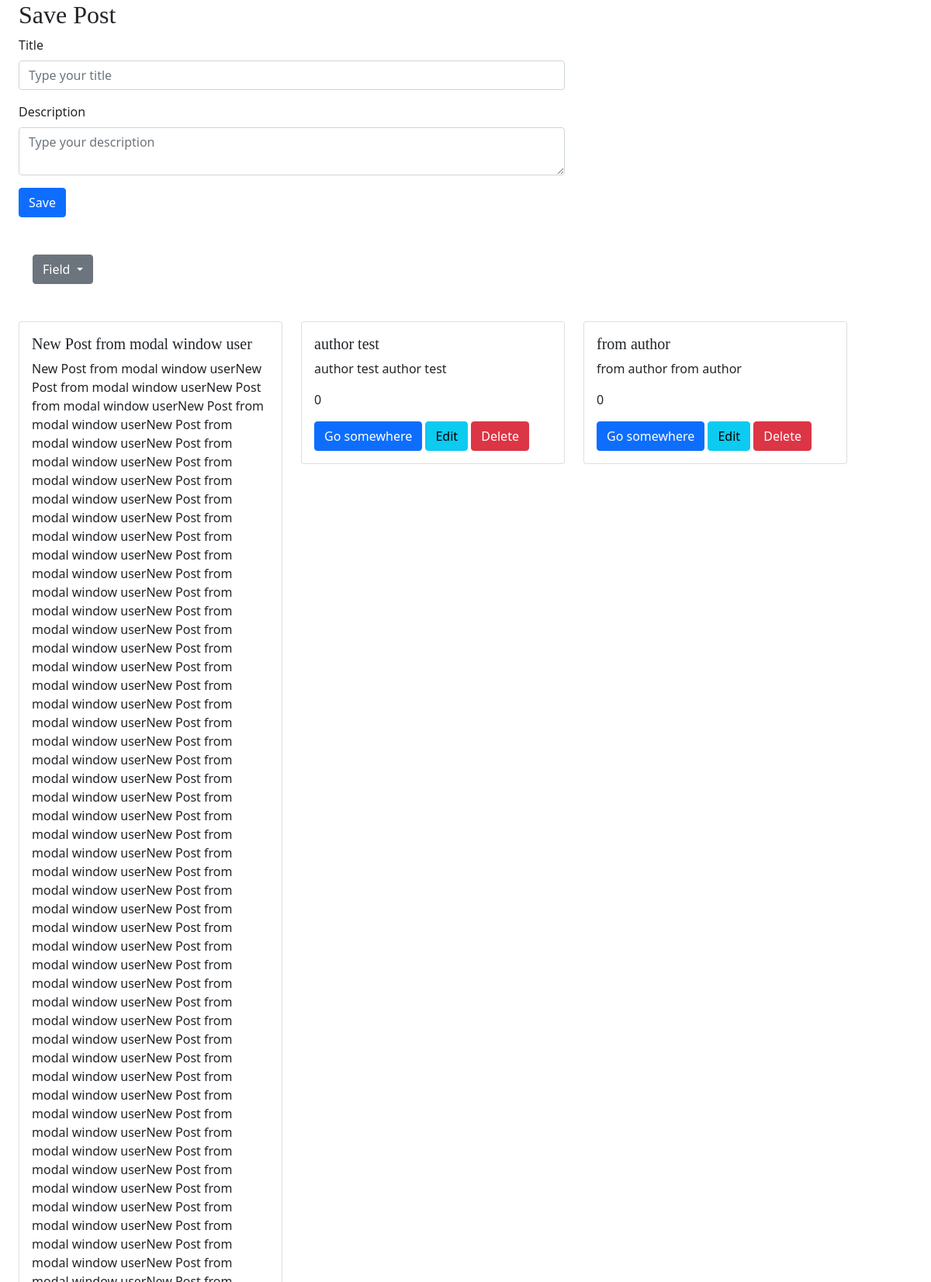
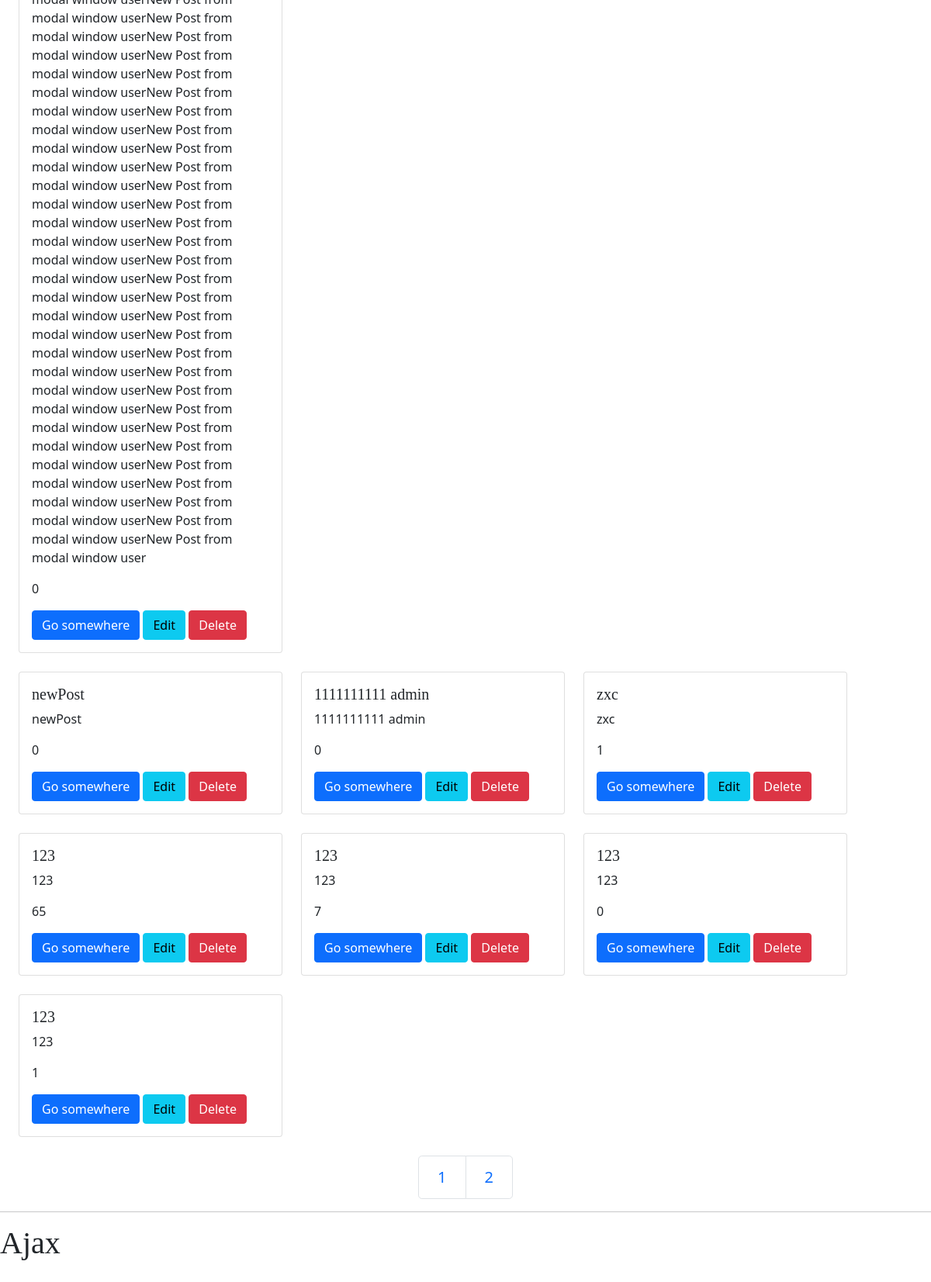
Before: / with the older database file (2 pictures, top to bottom).
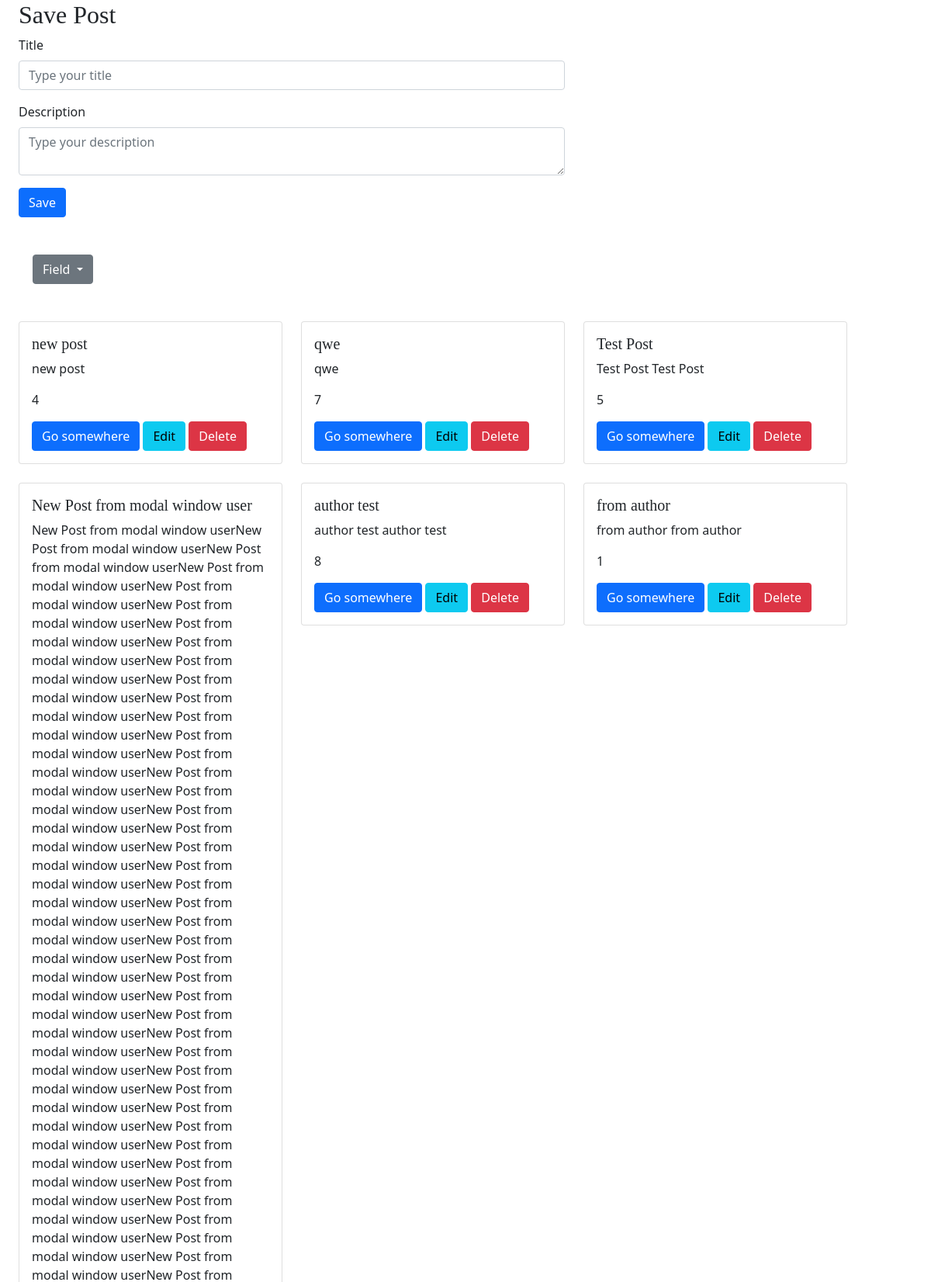
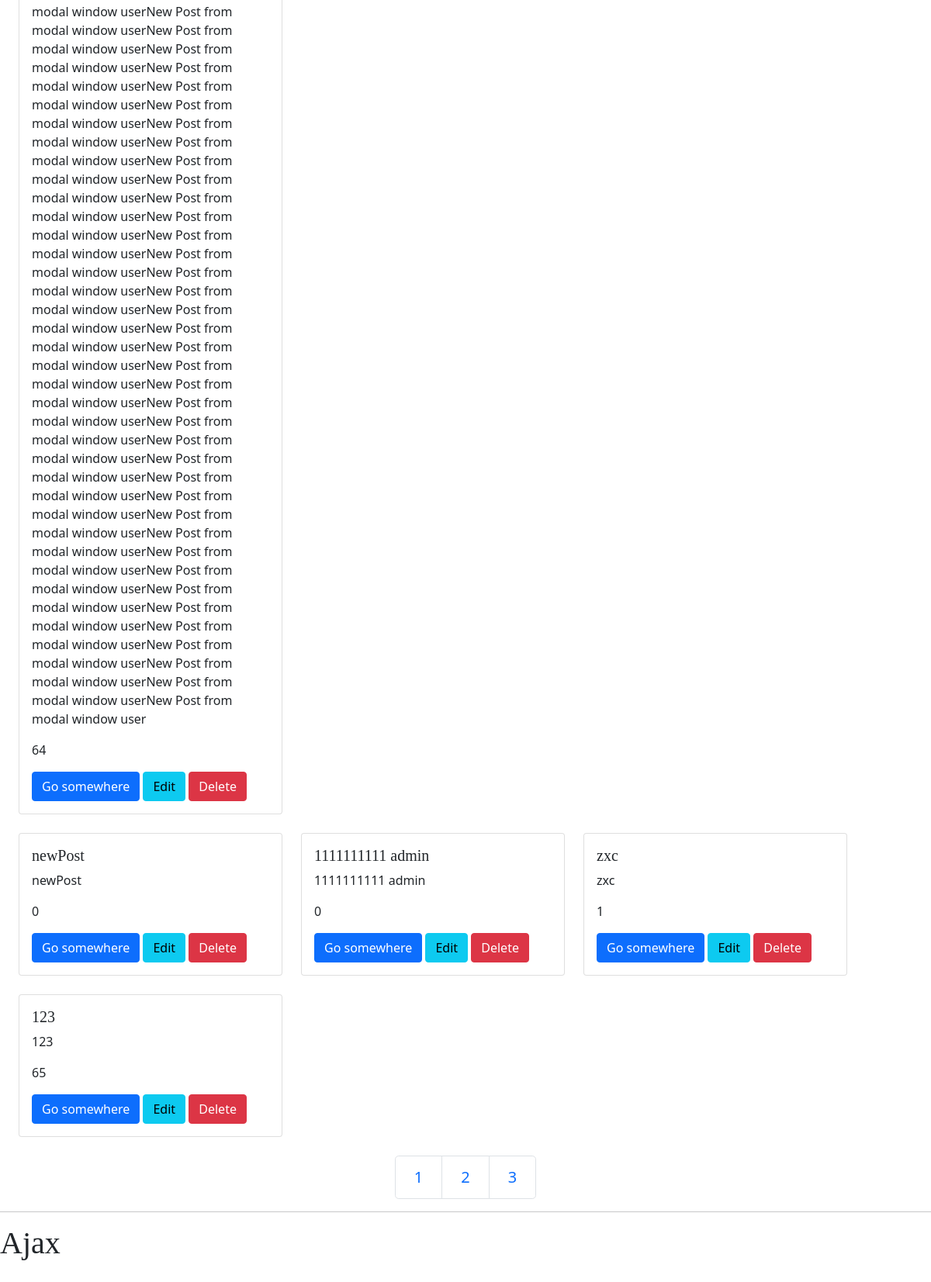
After: the same page with the newer database file (2 pictures, top to bottom).
### tables this page shows
CREATE TABLE `posts` (
  `id` int(11) NOT NULL,
  `title` varchar(255) NOT NULL,
  `description` text NOT NULL,
  `time` timestamp NOT NULL DEFAULT CURRENT_TIMESTAMP,
  `views` int(11) NOT NULL DEFAULT '0',
  `category_id` int(11) NOT NULL DEFAULT '1',
  `author_id` int(11) DEFAULT NULL,
  `poster` text
);

### index.php (the view, shortened to what this page needs)
<!DOCTYPE html>
<html lang="en">
<head>
    <?php include "components/head-libs.php" ?>
</head>
<body>
    <form action="save.php" method="POST">
        <div class="row container">
            <h2>Save Post</h2>
            <div class="col-8">
                <div class="mb-3">
                    <label for="title" class="form-label">Title</label>
                    <input type="text" class="form-control" id="title" placeholder="Type your title" name="title">
                </div>
            </div>
            <div class="col-8">
                <div class="mb-3">
                    <label for="desciption" class="form-label">Description</label>
                    <textarea class="form-control" id="description" placeholder="Type your description" name="description"></textarea>
                </div>
            </div>
            <div class="col-6">
                <button type="submit" class="btn btn-primary">Save</button>
            </div>
        </div>
    </form>
    <div class="container mt-5">
        <div class="dropdown">
            <button class="btn btn-secondary dropdown-toggle" type="button" id="dropdownMenuButton" data-toggle="dropdown" aria-haspopup="true" aria-expanded="false">
                Field
            </button>
        </div>
    </div>
    <div class="row container mt-5">
        <?php
        $limit = 10;
        $skip = 0;
        $field = 'id';
        $order = 'DESC';
        $postQuery = $db->query("SELECT * FROM posts ORDER BY $field $order LIMIT $skip, $limit;");
        while ($row = $postQuery->fetch_object()) {
            echo "
            <div class='col-sm-4 mb-4'>
                <div class='card'>
                    <div class='card-body'>
                        <h5 class='card-title'>$row->title</h5>
                        <p class='card-text'>$row->description</p>
                        <p class='card-text'>$row->views</p>
                        <a href='detail.php?post-id=$row->id' class='btn btn-primary'>Go somewhere</a>
                        <a href='edit.php?post-id=$row->id' class='btn btn-info'>Edit</a>
                        <a href='delete.php?pid=$row->id' class='btn btn-danger'>Delete</a>
                    </div>
                </div>
            </div>
            ";
        }
        ?>
    </div>
    <ul class="pagination pagination-lg justify-content-center">
        <?php
        $pageQuery = $db->query("SELECT COUNT(*) as total FROM `posts`");
        $count = $pageQuery->fetch_object()->total;
        $pages = ceil($count / $limit);
        for ($i = 1; $i <= $pages; $i++) {
            echo "<li class='page-item'><a class='page-link' href='?page=$i'>$i</a></li>";
        }
        ?>
    </ul>
        <hr>
    <h1>Ajax</h1>
</body>
</html>

### components/head-libs.php (shortened to what this page needs)
<link href="https://cdn.jsdelivr.net/npm/bootstrap@5.0.0-beta1/dist/css/bootstrap.min.css" rel="stylesheet">
<link rel="stylesheet" href="https://cdnjs.cloudflare.com/ajax/libs/font-awesome/5.15.2/css/all.min.css" />
<link rel="stylesheet" href="css/style.css" />

### css/style.css (style rules this page uses)
* { text-decoration: none; }
h1, h2, h3, h4, h5, h6 { font-family: "Playfair Display", Georgia, "Times New Roman", serif; }

Changed rows visible on the page:
no longer on this page (row unchanged): posts: title "123", description "123", views "7"
no longer on this page (row unchanged): posts: title "123", description "123", views "0"
no longer on this page (row unchanged): posts: title "123", description "123", views "1"
added posts: title "new post", description "new post", views "4"
added posts: title "qwe", description "qwe", views "7"
added posts: title "Test Post", description "Test Post Test Post", views "5"
changed posts "New Post from modal window user": views "0" → "64"
changed posts "author test": views "0" → "8"
changed posts "from author": views "0" → "1"
Other visible differences:
new list line: "3"
